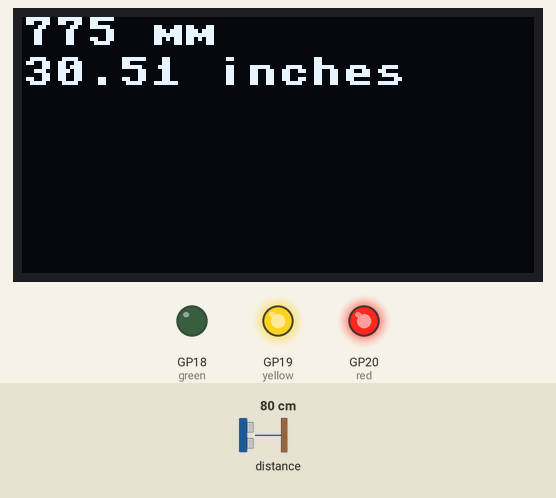
Recording of a program running on a simulated Raspberry Pi Pico running MicroPython. Shown: 128×64 one-colour display, output pins drawn as LEDs (lit = HIGH). The test bench sets the inputs (shaded band); at power-on: distance to the obstacle 80 cm. Library files of the repository ran but are not shown: vl53l0x.py, ssd1306.py; what the program prints to the serial console is not drawn.

Above: at 1.2 s.
1.3 s: distance to the obstacle set to 25 cm
At 2.6 s:
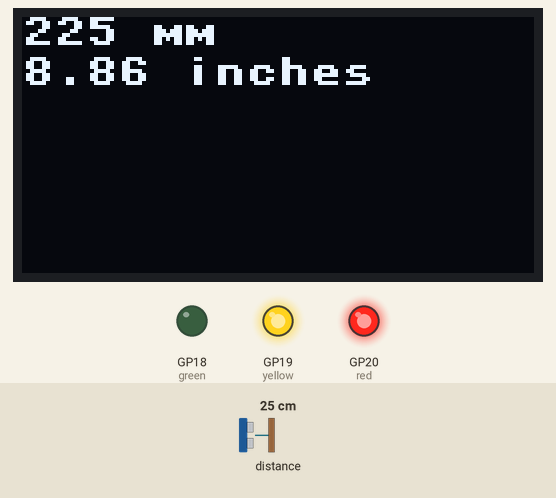
2.9 s: distance to the obstacle set to 21 cm
At 4.2 s:
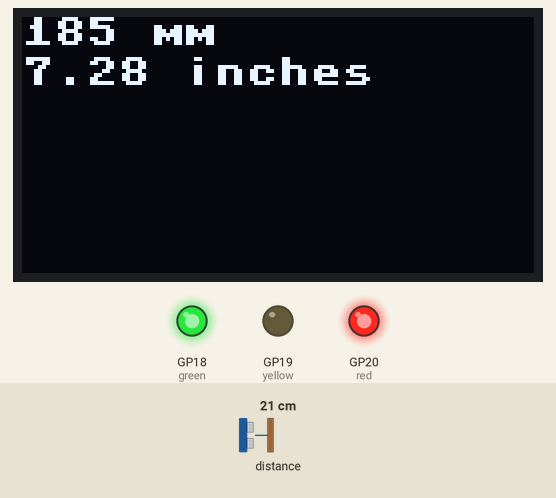
4.6 s: distance to the obstacle set to 14 cm
At 5.6 s:
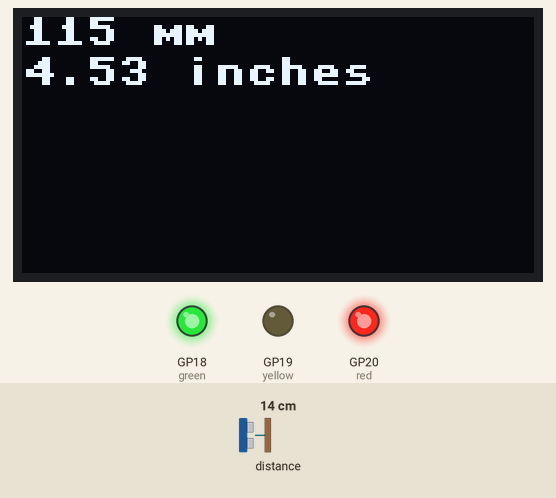
6.3 s: distance to the obstacle set to 10 cm
At 6.9 s:
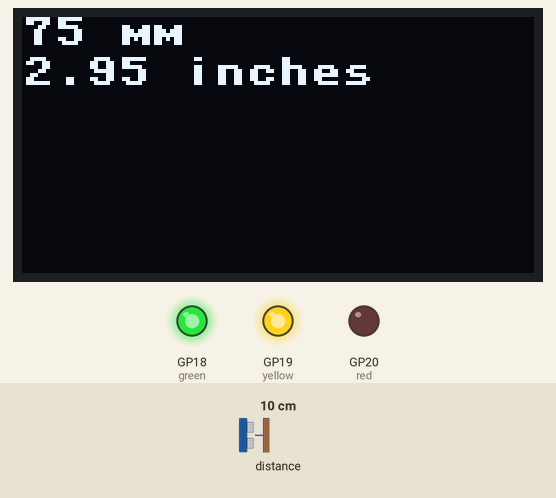
Timing chart, 0 to 8.9 s (numbered marks = the images above; inputs shaded):
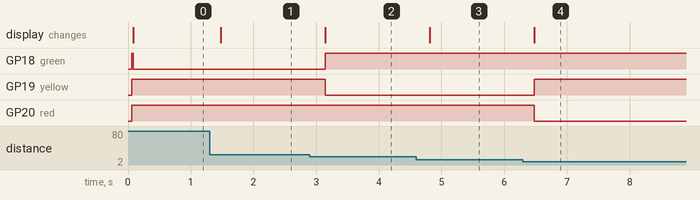

The program:

tof_test.py
```python
import time
from machine import Pin, I2C
from vl53l0x import VL53L0X
from ssd1306 import SSD1306_I2C

print("setting up i2c")
i2cToF = I2C(1, sda=Pin(2), scl=Pin(3), freq=400000)
i2cDisplay=I2C(0,sda=Pin(0), scl=Pin(1), freq=400000)

print("creating vl53lox object")
tof = VL53L0X(i2cToF)

print("creating display object")
oled = SSD1306_I2C(128, 64, i2cDisplay)

print("setting up LEDs")
green = Pin(18, Pin.OUT)
yellow = Pin(19, Pin.OUT)
red = Pin(20, Pin.OUT)

green.high()
yellow.high()
red.high()

# the measuting_timing_budget is a value in ms, the longer the budget, the more accurate the reading.
tof.set_measurement_timing_budget(40000)

print("getting and displaying range")
while True:
    oled.fill(0)

    # Start ranging
    measureMM = tof.ping() - 25
    oled.text(str(measureMM) + " mm", 0, 0)
    measureIn = round(measureMM / 25.4, 2)
    oled.text(str(measureIn) + " inches", 0, 10)
    oled.show()
    if measureIn < 4:
        green.high()
        yellow.high()
        red.low()
    elif measureIn < 8:
        green.high()
        yellow.low()
        red.high()
    else:
        green.low()
        yellow.high()
        red.high()
    time.sleep(.25)
    
```

Measured:
- the behaviour switches between 23 and 22 cm on distance to the obstacle (found by bisection; images 1 and 2)
- the behaviour switches between 13 and 12 cm on distance to the obstacle (found by bisection; images 3 and 4)
- after the input at 1.3 s, the display: changes after 0.18 s (image 1)
- after the input at 2.9 s, GP18 (green): LOW → HIGH after 0.25 s; GP19 (yellow): HIGH → LOW after 0.25 s; the display: changes after 0.25 s (image 2)
- after the input at 4.6 s, the display: changes after 0.21 s (image 3)
- after the input at 6.3 s, GP19 (yellow): LOW → HIGH after 0.18 s; GP20 (red): HIGH → LOW after 0.18 s; the display: changes after 0.18 s (image 4)
